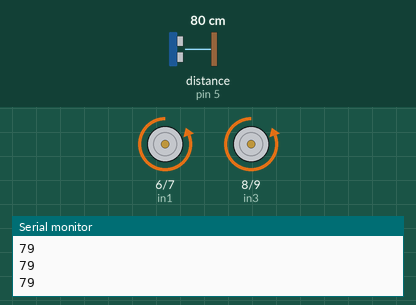
Simulated run of this sketch. Board: Arduino Uno, built with avr-gcc and run on an emulated ATmega328P. On the bench: motor-driver pin pairs drawn as motors (green arrow = first pin HIGH = forward, orange = second pin HIGH = backward, longer = more drive), the last lines printed to the serial monitor. Wiring (inferred from the names in the program): ultrasonic range finder: trigger pin 4; echo pin 5. The test bench sets the inputs (shaded band); at power-on: distance to the obstacle (sensor on pin 5) 80 cm. The echo pulse lasts 58.3 µs per cm.

Above: at 1.2 s.
1.3 s: distance to the obstacle (sensor on pin 5) set to 2 cm
At 1.9 s:
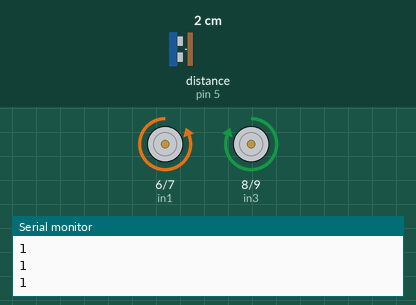
2.8 s: distance to the obstacle (sensor on pin 5) set to 29 cm
4.3 s: distance to the obstacle (sensor on pin 5) set to 33 cm
At 5.5 s:
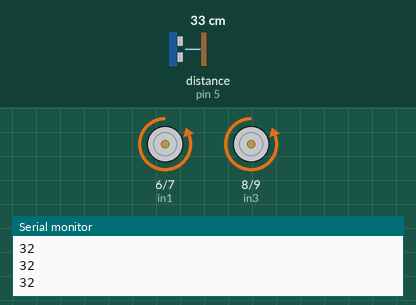
5.8 s: distance to the obstacle (sensor on pin 5) set to 4 cm
At 6.7 s:
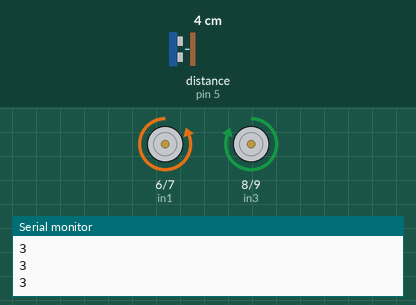
Timing chart, 0 to 8.3 s (numbered marks = the images above; inputs shaded):
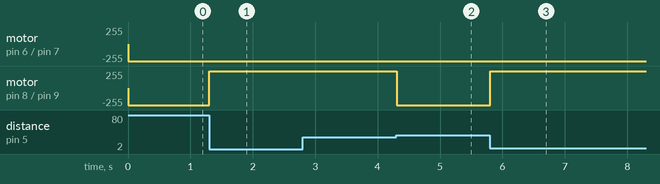

The sketch:

EngeldenKacanRobot.ino
```cpp
//Sol Motor
int in1=6;
int in2=7;
//Sag Motor
int in3=8;
int in4=9;
//HCSR04
int trigPin=4;
int echoPin=5;
void setup() {
  // put your setup code here, to run once:
  pinMode(in1,OUTPUT);
  pinMode(in2,OUTPUT);
  pinMode(in3,OUTPUT);
  pinMode(in4,OUTPUT);
  pinMode(trigPin,OUTPUT);
  pinMode(echoPin,INPUT);
  digitalWrite(in1,LOW);
  digitalWrite(in2,LOW);
  digitalWrite(in3,LOW);
  digitalWrite(in4,LOW);
  Serial.begin(9600);
}
void ileri()
{
  digitalWrite(in1,LOW);
  digitalWrite(in2,HIGH);
  digitalWrite(in3,LOW);
  digitalWrite(in4,HIGH);
}
void saga()
{
  digitalWrite(in1,LOW);
  digitalWrite(in2,HIGH);
  digitalWrite(in3,HIGH);
  digitalWrite(in4,LOW);
}
void loop() {
  // put your main code here, to run repeatedly:
  int sure,mesafe;
  digitalWrite(trigPin,LOW);
  delayMicroseconds(2);
  digitalWrite(trigPin,HIGH);
  delayMicroseconds(10);
  digitalWrite(trigPin,LOW);
  sure = pulseIn(echoPin,HIGH);
  mesafe = (sure/2) / 29.1;
  Serial.println(mesafe);
  if(mesafe <= 30)
  {
    saga();
  }
  else
  {
    ileri();
  }
}
```

Measured:
- the behaviour switches between 31 and 32 cm on distance to the obstacle (sensor on pin 5) (found by bisection; images 1 and 2)
- after the input at 1.3 s, motor on pin 8 (in3) / pin 9 (in4): backward 255/255 → forward 255/255 at once
- after the input at 4.3 s, motor on pin 8 (in3) / pin 9 (in4): forward 255/255 → backward 255/255 at once
- after the input at 5.8 s, motor on pin 8 (in3) / pin 9 (in4): backward 255/255 → forward 255/255 at once
